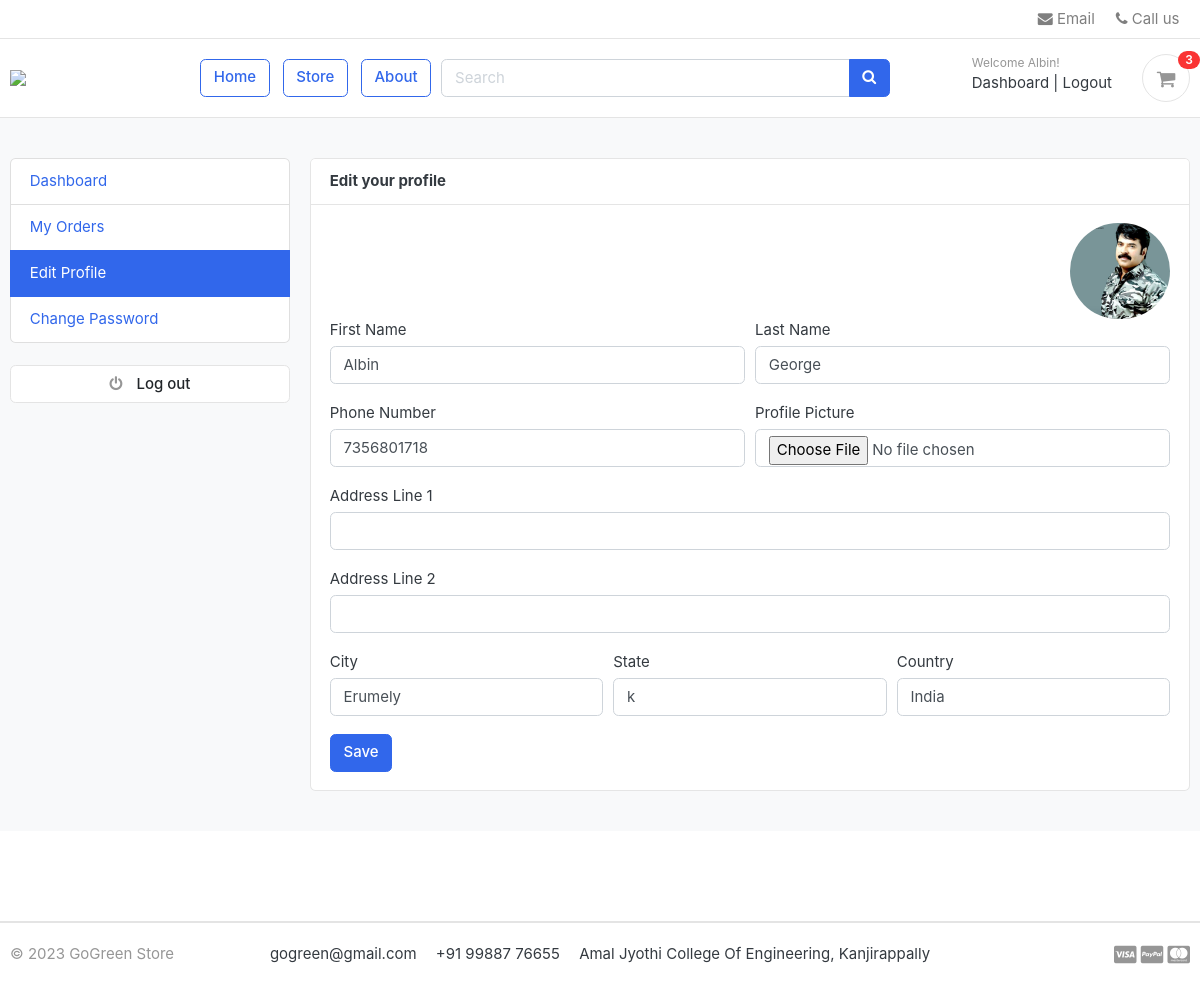
The app's page /accounts/edit_profile/ (signed in), older data.
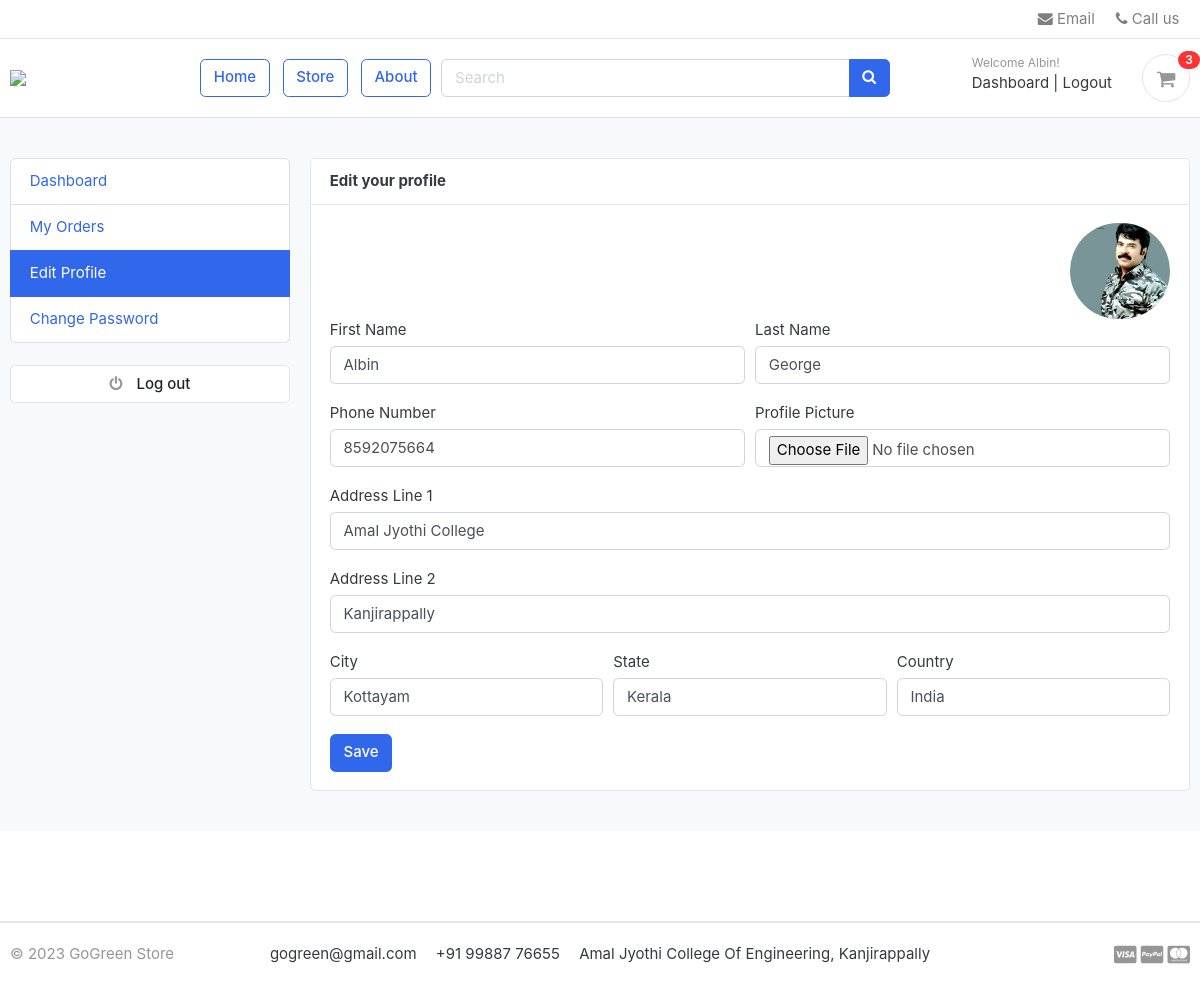
The same page, newer data.
### accounts/models.py (models this page shows, shortened)
class Account(PermissionsMixin,AbstractBaseUser):
    first_name = models.CharField(max_length=50)
    last_name = models.CharField(max_length=50)
    username = models.CharField(max_length=50, unique=True)
    email = models.EmailField(max_length=50, unique=True)
    phone_number = models.CharField(max_length=50)
    date_joined = models.DateTimeField(auto_now_add=True)
    last_login = models.DateTimeField(auto_now_add=True)
    is_admin = models.BooleanField(default=False)
    is_staff = models.BooleanField(default=False)
    is_seller = models.BooleanField(default=False)
    is_active = models.BooleanField(default=False)
    is_superadmin = models.BooleanField(default=False)
    is_superuser = models.BooleanField(default=False)
    USERNAME_FIELD = 'email'
    REQUIRED_FIELDS = ['username', 'first_name', 'last_name']
    objects = MyAccountManager()

class UserProfile(models.Model):
    user = models.OneToOneField(Account, on_delete=models.CASCADE)
    address_line_1 = models.CharField(blank=True, max_length=100)
    address_line_2 = models.CharField(blank=True, max_length=100)
    profile_picture = models.ImageField(blank=True, upload_to='userprofile')
    city = models.CharField(blank=True, max_length=20)
    state = models.CharField(blank=True, max_length=20)
    country = models.CharField(blank=True, max_length=20)

### accounts/views.py (the view)
# urls.py: path('edit_profile/', views.edit_profile, name='edit_profile'),
def edit_profile(request):
    userprofile = get_object_or_404(UserProfile, user=request.user)
    auto_search = Product.objects.all()
    if request.method == 'POST':
        user_form = UserForm(request.POST, instance=request.user)
        profile_form = UserProfileForm(request.POST, request.FILES, instance=userprofile)
        if user_form.is_valid() and profile_form.is_valid():
            user_form.save()
            profile_form.save()
            messages.success(request, 'Your profile has been updated.')
            return redirect('edit_profile')
    else:
        user_form = UserForm(instance=request.user)
        profile_form = UserProfileForm(instance=userprofile)
    context = {'user_form': user_form, 'profile_form': profile_form, 'userprofile': userprofile,
               'auto_search': auto_search, }
    return render(request, 'accounts/edit_profile.html', context)

### accounts/forms.py
class UserForm(forms.ModelForm):
    class Meta:
        model = Account
        fields = ('first_name', 'last_name', 'phone_number')
    def __init__(self, *args, **kwargs):
        super(UserForm, self).__init__(*args, **kwargs)
        for field in self.fields:
            self.fields[field].widget.attrs['class'] = 'form-control'

class UserProfileForm(forms.ModelForm):
    profile_picture = forms.ImageField(required=False, error_messages = {'invalid':("Image files only")}, widget=forms.FileInput)
    class Meta:
        model = UserProfile
        fields = ('address_line_1', 'address_line_2', 'city', 'state', 'country', 'profile_picture')
    def __init__(self, *args, **kwargs):
        super(UserProfileForm, self).__init__(*args, **kwargs)
        for field in self.fields:
            self.fields[field].widget.attrs['class'] = 'form-control'

### carts/views.py (called while the page is built)
def _cart_id(request):
    cart = request.session.session_key
    if not cart:
        cart = request.session.create()
    return cart

### category/context_processors.py (called while the page is built)
def menu_links(request):
    links = Category.objects.all()
    return dict(links=links)

### templates/accounts/edit_profile.html (shortened to what this page needs)
{% extends 'base.html' %}
{% block content %}
<section class="section-conten padding-y bg">
<div class="container">
	<div class="row">
	{% include 'includes/dashboard_sidebar.html' %}
	<main class="col-md-9">
		<article class="card">
		<header class="card-header">
			<strong class="d-inline-block mr-3">Edit your profile</strong>
		</header>
		<div class="card-body">
			<div class="text-right">
				<img src="{{userprofile.profile_picture.url}}" alt="Profile Picture" width="100" style="border-radius:50px;">
			</div>
			<div class="row">
			<div class="col-md-12">
				<form action="{% url 'edit_profile' %}" method="POST" enctype="multipart/form-data">
					<div class="form-row">
						<div class="form-group col-md-6">
							<label>First Name</label>
							{{user_form.first_name}}
						</div>
						<div class="form-group col-md-6">
							<label>Last Name</label>
							{{user_form.last_name}}
						</div>
					</div>
					<div class="form-row">
						<div class="form-group col-md-6">
							<label>Phone Number</label>
							{{user_form.phone_number}}
						</div>
						<div class="form-group col-md-6">
							<label>Profile Picture</label>
							{{profile_form.profile_picture}}
						</div>
					</div>
					<div class="form-group">
						<label>Address Line 1</label>
						{{profile_form.address_line_1}}
					</div>
					<div class="form-group">
						<label>Address Line 2</label>
						{{profile_form.address_line_2}}
					</div>
					<div class="form-row">
						<div class="form-group col-md-4">
							<label>City</label>
							{{profile_form.city}}
						</div>
						<div class="form-group col-md-4">
							<label>State</label>
							{{profile_form.state}}
						</div>
						<div class="form-group col-md-4">
							<label>Country</label>
							{{profile_form.country}}
						</div>
					</div>
					<input type="submit" value="Save" class="btn btn-primary">
				</form>
			</div>
			</div>
		</div>
		</article>
	</main>
</div>
</div>
</section>
    <br><br><br><br>
{% endblock %}

### templates/includes/navbar.html (shortened to what this page needs)
{% load static %}
<header class="section-header">
    <nav class="navbar p-md-0 navbar-expand-sm navbar-light border-bottom">
        <div class="container">
            <div class="collapse navbar-collapse" id="navbarTop4">
                <ul class="navbar-nav">
                    <li><a href="mailto:projectag28@gmail.com" class="nav-link"> <i class="fa fa-envelope"></i> Email
                    </a></li>
                    <li><a href="tel:+918592075669" class="nav-link"> <i class="fa fa-phone"></i> Call us </a></li>
                </ul>
            </div>
        </div>
    </nav>
    <section class="header-main border-bottom">
        <div class="container">
            <div class="row align-items-center">
                <div class="col-lg-2 col-md-3 col-6">
                    <a href="{% url 'home' %}" class="brand-wrap">
                        <img class="logo" src="{% static './images/logo11.png' %}">
                    </a>
                </div>
                <a href="{% url 'home' %}" class="btn btn-outline-primary">Home</a>
                <a href="{% url 'store' %}" class="btn btn-outline-primary">Store</a>
                <a href="{% url 'about' %}" class="btn btn-outline-primary">About</a>
                 <div class="col-lg  col-md-6 col-sm-12 col">
                    <form action="{% url 'search' %}" class="search" method='GET'>
                        <div class="input-group w-70">
                            <input type="text" class="form-control" style="width:60%;" placeholder="Search"
                                   name="keyword" id="tags" required>
                            <div class="input-group-append">
                                <button class="btn btn-primary" type="submit">
                                    <i class="fa fa-search"></i>
                                </button>
                            </div>
                        </div>
                    </form>
                </div>
                <div class="col-lg-3 col-sm-6 col-8 order-2 order-lg-3">
                    <div class="d-flex justify-content-end mb-3 mb-lg-0">
                        {% if user.id is None %}
                            <div class="widget-header">
                                <small class="title text-muted">Welcome guest!</small>
                                <div>
                                    <a href="{% url 'login' %}">Sign in</a> <span class="dark-transp"> | </span>
                                    <a href="{% url 'register' %}"> Register</a>
                                </div>
                            </div>
                        {% else %}
                            <div class="widget-header">
                                <small class="title text-muted">Welcome {{ user.first_name }}!</small>
                                <div>
                                    <a href="{% url 'dashboard' %}">Dashboard</a> <span class="dark-transp"> | </span>
                                    <a href="{% url 'logout' %}"> Logout</a>
                                </div>
                            </div>
                        {% endif %}
                        <a href="{% url 'cart' %}" class="widget-header pl-3 ml-3">
                            <div class="icon icon-sm rounded-circle border"><i class="fa fa-shopping-cart"></i></div>
                            <span class="badge badge-pill badge-danger notify">{{ cart_count }}</span>
                        </a>
                    </div>
                </div>
            </div>
        </div>
    </section>
</header>

Row changes from the older to the newer data that the page shows:
changed Account "Albin": phone_number "7356801718" → "8592075664"
changed UserProfile "India": address_line_1 (not shown) → "Amal Jyothi College"; address_line_2 (not shown) → "Kanjirappally"; city "Erumely" → "Kottayam"; state "k" → "Kerala"
